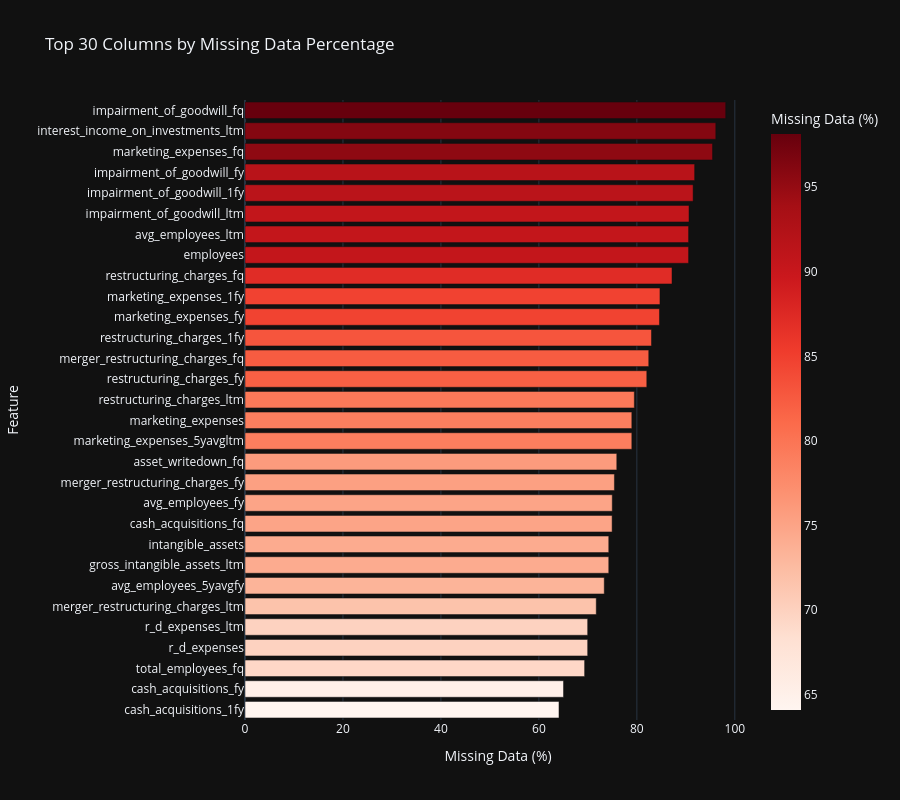
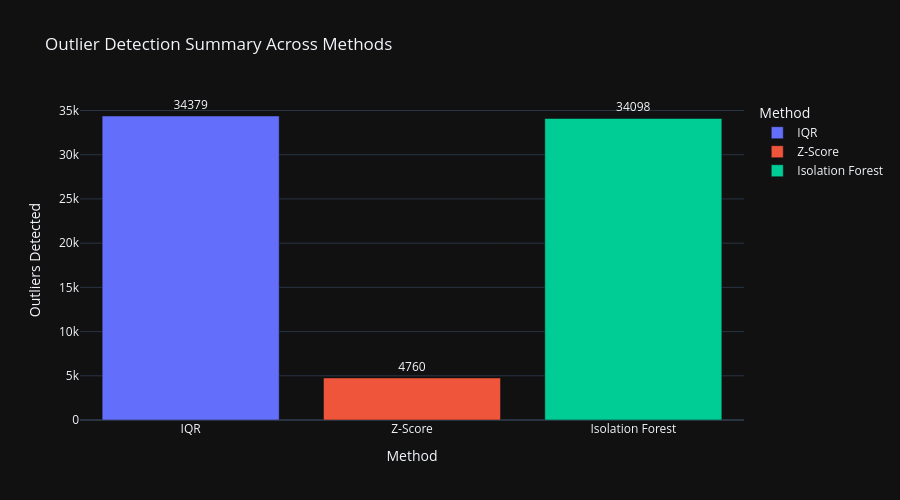
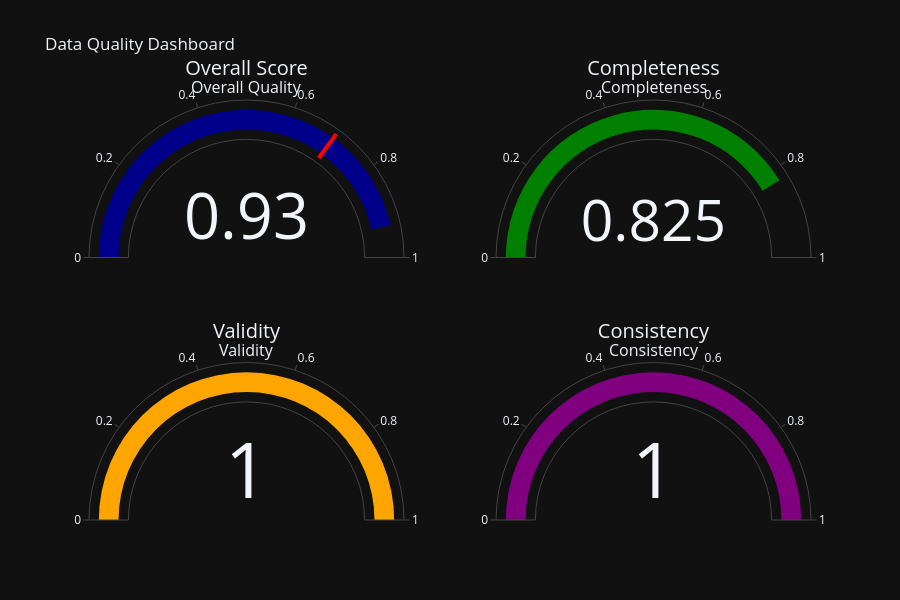

Notebook code for these charts, in order:
### Code cell
# 📊 Interactive Data Quality Visualizations
print("\n📊 Creating Interactive Data Quality Visualizations...")

# Note: Output directories already created at initialization (all Phase 9.1-9.8 subdirectories)

# 1. Missing Value Heatmap (Interactive Plotly)
missing_pct = (all_stocks.isnull().sum() / len(all_stocks) * 100).sort_values(ascending=False)
missing_df = pd.DataFrame({
    'Column': missing_pct.index,
    'Missing %': missing_pct.values
    }).head(30)

fig_missing = px.bar(
        missing_df,
        x='Missing %',
        y='Column',
        orientation='h',
        title='Top 30 Columns by Missing Data Percentage',
        labels={'Missing %': 'Missing Data (%)', 'Column': 'Feature'},
        color='Missing %',
        color_continuous_scale='Reds',
        height=800
        )
fig_missing.update_layout(yaxis={'categoryorder': 'total ascending'})
fig_missing.show()

# Save as HTML for interactive viewing
fig_missing.write_html(OUTPUT_DIR / "eda" / "missing_values_heatmap.html")
print(f"✓ Saved: {OUTPUT_DIR / 'eda' / 'missing_values_heatmap.html'}")

# 2. Outlier Detection Summary (Interactive Bar Chart)
outlier_summary = pd.DataFrame({
    'Method': ['IQR', 'Z-Score', 'Isolation Forest'],
    'Outliers Detected': [total_iqr, total_zscore, total_iforest],
    'Columns Analyzed': [len(outliers_iqr), len(outliers_zscore), len(outliers_iforest)]
    })

fig_outliers = px.bar(
        outlier_summary,
        x='Method',
        y='Outliers Detected',
        title='Outlier Detection Summary Across Methods',
        color='Method',
        text='Outliers Detected',
        height=500
        )
fig_outliers.update_traces(texttemplate='%{text}', textposition='outside')
fig_outliers.show()
fig_outliers.write_html(OUTPUT_DIR / "eda" / "outlier_detection_summary.html")
print(f"✓ Saved: {OUTPUT_DIR / 'eda' / 'outlier_detection_summary.html'}")

# 3. Data Quality Score Dashboard (Gauge Charts)
fig_quality = make_subplots(
        rows=2, cols=2,
        specs=[[{'type': 'indicator'}, {'type': 'indicator'}],
               [{'type': 'indicator'}, {'type': 'indicator'}]],
        subplot_titles=('Overall Quality', 'Completeness', 'Validity', 'Consistency')
        )

fig_quality.add_trace(go.Indicator(
        mode="gauge+number",
        value=quality_report.overall_score,
        title={'text': "Overall Score"},
        gauge={'axis': {'range': [0, 1]},
               'bar': {'color': "darkblue"},
               'threshold': {'line': {'color': "red", 'width': 4}, 'thickness': 0.75, 'value': 0.7}}
        ), row=1, col=1)

fig_quality.add_trace(go.Indicator(
        mode="gauge+number",
        value=quality_report.completeness_score,
        title={'text': "Completeness"},
        gauge={'axis': {'range': [0, 1]}, 'bar': {'color': "green"}}
        ), row=1, col=2)

fig_quality.add_trace(go.Indicator(
        mode="gauge+number",
        value=quality_report.validity_score,
        title={'text': "Validity"},
        gauge={'axis': {'range': [0, 1]}, 'bar': {'color': "orange"}}
        ), row=2, col=1)

fig_quality.add_trace(go.Indicator(
        mode="gauge+number",
        value=quality_report.consistency_score,
        title={'text': "Consistency"},
        gauge={'axis': {'range': [0, 1]}, 'bar': {'color': "purple"}}
        ), row=2, col=2)

fig_quality.update_layout(
        title_text="Data Quality Dashboard",
        height=600,
        showlegend=False
        )
fig_quality.show()
fig_quality.write_html(OUTPUT_DIR / "eda" / "data_quality_dashboard.html")
print(f"✓ Saved: {OUTPUT_DIR / 'eda' / 'data_quality_dashboard.html'}")

print(f"\n✅ Section 2 Interactive Visualizations Complete")
# Optionally, print the actual issues
if quality_report.issues:
    print(f"  Issue details:")
    for issue in quality_report.issues[:5]:  # Show first 5 issues
        print(f"    - {issue}")
    if len(quality_report.issues) > 5:
        print(f"    ... and {len(quality_report.issues) - 5} more issues")

### Figure 1 — Plotly figure (JSON) as saved in the notebook; plotly's stock layout.template omitted (floating-point values rounded to 4 significant figures)
{"data": [{"hovertemplate": "Missing Data (%)=%{marker.color}<br>Feature=%{y}<extra></extra>", "legendgroup": "", "marker": {"color": [98.14, 96.12, 95.45, 91.8, 91.48, 90.65, 90.56, 90.56, 87.18, 84.72, 84.62, 82.98, 82.43, 82.03, 79.49, 78.97, 78.97, 75.9, 75.42, 74.98, 74.95, 74.27, 74.27, 73.34, 71.71, 69.96, 69.96, 69.33, 65.03, 64.1], "coloraxis": "coloraxis", "pattern": {"shape": ""}}, "name": "", "orientation": "h", "showlegend": false, "textposition": "auto", "x": [98.14, 96.12, 95.45, 91.8, 91.48, 90.65, 90.56, 90.56, 87.18, 84.72, 84.62, 82.98, 82.43, 82.03, 79.49, 78.97, 78.97, 75.9, 75.42, 74.98, 74.95, 74.27, 74.27, 73.34, 71.71, 69.96, 69.96, 69.33, 65.03, 64.1], "xaxis": "x", "y": ["impairment_of_goodwill_fq", "interest_income_on_investments_ltm", "marketing_expenses_fq", "impairment_of_goodwill_fy", "impairment_of_goodwill_1fy", "impairment_of_goodwill_ltm", "employees", "avg_employees_ltm", "restructuring_charges_fq", "marketing_expenses_1fy", "marketing_expenses_fy", "restructuring_charges_1fy", "merger_restructuring_charges_fq", "restructuring_charges_fy", "restructuring_charges_ltm", "marketing_expenses_5yavgltm", "marketing_expenses", "asset_writedown_fq", "merger_restructuring_charges_fy", "avg_employees_fy", "cash_acquisitions_fq", "gross_intangible_assets_ltm", "intangible_assets", "avg_employees_5yavgfy", "merger_restructuring_charges_ltm", "r_d_expenses", "r_d_expenses_ltm", "total_employees_fq", "cash_acquisitions_fy", "cash_acquisitions_1fy"], "yaxis": "y", "type": "bar"}], "layout": {"xaxis": {"anchor": "y", "domain": [0.0, 1.0], "title": {"text": "Missing Data (%)"}}, "yaxis": {"anchor": "x", "domain": [0.0, 1.0], "title": {"text": "Feature"}, "categoryorder": "total ascending"}, "coloraxis": {"colorbar": {"title": {"text": "Missing Data (%)"}}, "colorscale": [[0.0, "rgb(255,245,240)"], [0.125, "rgb(254,224,210)"], [0.25, "rgb(252,187,161)"], [0.375, "rgb(252,146,114)"], [0.5, "rgb(251,106,74)"], [0.625, "rgb(239,59,44)"], [0.75, "rgb(203,24,29)"], [0.875, "rgb(165,15,21)"], [1.0, "rgb(103,0,13)"]]}, "legend": {"tracegroupgap": 0}, "title": {"text": "Top 30 Columns by Missing Data Percentage"}, "barmode": "relative", "height": 800}}

### Figure 2 — Plotly figure (JSON) as saved in the notebook; plotly's stock layout.template omitted (floating-point values rounded to 4 significant figures)
{"data": [{"hovertemplate": "Method=%{x}<br>Outliers Detected=%{text}<extra></extra>", "legendgroup": "IQR", "marker": {"color": "#636efa", "pattern": {"shape": ""}}, "name": "IQR", "orientation": "v", "showlegend": true, "text": [34380.0], "textposition": "outside", "x": ["IQR"], "xaxis": "x", "y": [34379], "yaxis": "y", "type": "bar", "texttemplate": "%{text}"}, {"hovertemplate": "Method=%{x}<br>Outliers Detected=%{text}<extra></extra>", "legendgroup": "Z-Score", "marker": {"color": "#EF553B", "pattern": {"shape": ""}}, "name": "Z-Score", "orientation": "v", "showlegend": true, "text": [4760.0], "textposition": "outside", "x": ["Z-Score"], "xaxis": "x", "y": [4760], "yaxis": "y", "type": "bar", "texttemplate": "%{text}"}, {"hovertemplate": "Method=%{x}<br>Outliers Detected=%{text}<extra></extra>", "legendgroup": "Isolation Forest", "marker": {"color": "#00cc96", "pattern": {"shape": ""}}, "name": "Isolation Forest", "orientation": "v", "showlegend": true, "text": [34100.0], "textposition": "outside", "x": ["Isolation Forest"], "xaxis": "x", "y": [34098], "yaxis": "y", "type": "bar", "texttemplate": "%{text}"}], "layout": {"xaxis": {"anchor": "y", "domain": [0.0, 1.0], "title": {"text": "Method"}, "categoryorder": "array", "categoryarray": ["IQR", "Z-Score", "Isolation Forest"]}, "yaxis": {"anchor": "x", "domain": [0.0, 1.0], "title": {"text": "Outliers Detected"}}, "legend": {"title": {"text": "Method"}, "tracegroupgap": 0}, "title": {"text": "Outlier Detection Summary Across Methods"}, "barmode": "relative", "height": 500}}

### Figure 3 — Plotly figure (JSON) as saved in the notebook; plotly's stock layout.template omitted (floating-point values rounded to 4 significant figures)
{"data": [{"gauge": {"axis": {"range": [0, 1]}, "bar": {"color": "darkblue"}, "threshold": {"line": {"color": "red", "width": 4}, "thickness": 0.75, "value": 0.7}}, "mode": "gauge+number", "title": {"text": "Overall Score"}, "value": 0.93, "type": "indicator", "domain": {"x": [0.0, 0.45], "y": [0.625, 1.0]}}, {"gauge": {"axis": {"range": [0, 1]}, "bar": {"color": "green"}}, "mode": "gauge+number", "title": {"text": "Completeness"}, "value": 0.825, "type": "indicator", "domain": {"x": [0.55, 1.0], "y": [0.625, 1.0]}}, {"gauge": {"axis": {"range": [0, 1]}, "bar": {"color": "orange"}}, "mode": "gauge+number", "title": {"text": "Validity"}, "value": 1.0, "type": "indicator", "domain": {"x": [0.0, 0.45], "y": [0.0, 0.375]}}, {"gauge": {"axis": {"range": [0, 1]}, "bar": {"color": "purple"}}, "mode": "gauge+number", "title": {"text": "Consistency"}, "value": 1.0, "type": "indicator", "domain": {"x": [0.55, 1.0], "y": [0.0, 0.375]}}], "layout": {"annotations": [{"font": {"size": 16}, "showarrow": false, "text": "Overall Quality", "x": 0.225, "xanchor": "center", "xref": "paper", "y": 1.0, "yanchor": "bottom", "yref": "paper"}, {"font": {"size": 16}, "showarrow": false, "text": "Completeness", "x": 0.775, "xanchor": "center", "xref": "paper", "y": 1.0, "yanchor": "bottom", "yref": "paper"}, {"font": {"size": 16}, "showarrow": false, "text": "Validity", "x": 0.225, "xanchor": "center", "xref": "paper", "y": 0.375, "yanchor": "bottom", "yref": "paper"}, {"font": {"size": 16}, "showarrow": false, "text": "Consistency", "x": 0.775, "xanchor": "center", "xref": "paper", "y": 0.375, "yanchor": "bottom", "yref": "paper"}], "title": {"text": "Data Quality Dashboard"}, "height": 600, "showlegend": false}}
